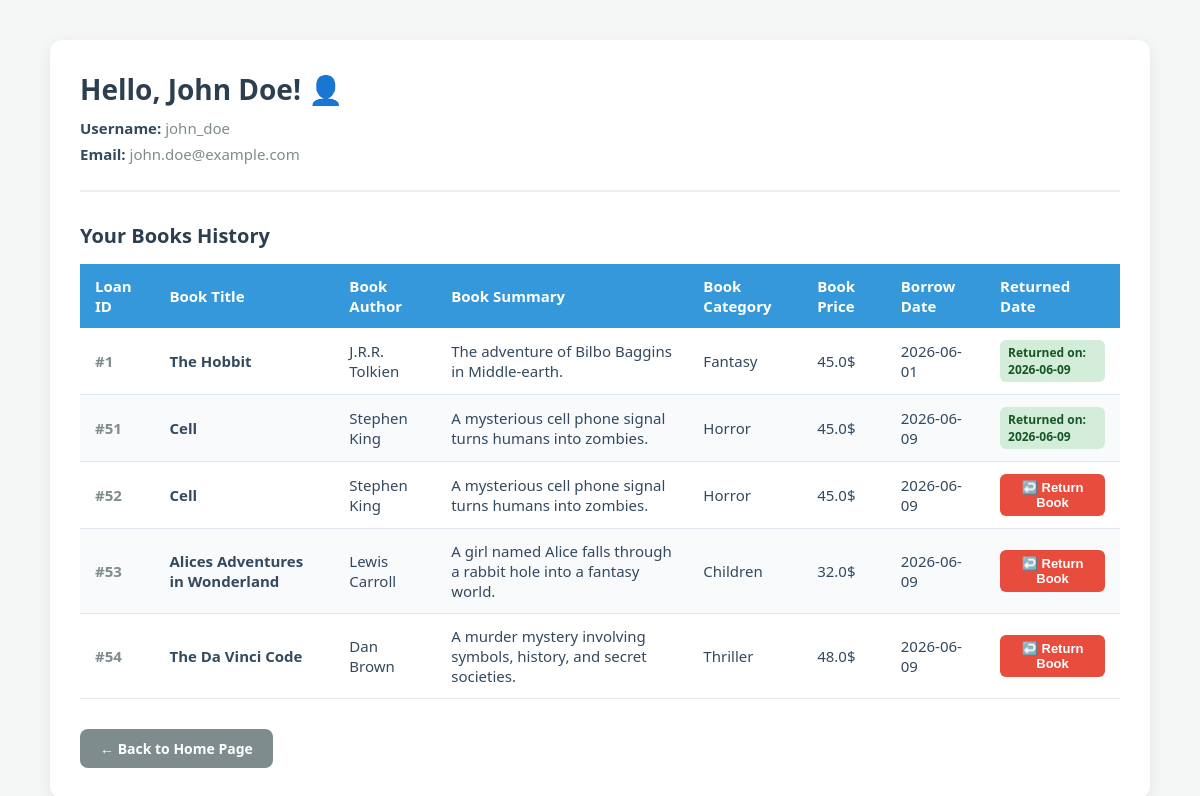
Screenshot of /profile (signed in) with the database file from the repository.
### tables this page shows
CREATE TABLE Users (
    id_user INTEGER PRIMARY KEY,
    username TEXT UNIQUE NOT NULL,
    email TEXT UNIQUE NOT NULL,
    password TEXT NOT NULL, 
    full_name TEXT NOT NULL
);

CREATE TABLE Loans (
    id INTEGER PRIMARY KEY,
    id_user INTEGER NOT NULL,
    book_id INTEGER NOT NULL,
    borrow_date TEXT NOT NULL,       
    return_due_date TEXT NOT NULL,   
    actual_return_date TEXT,         
    FOREIGN KEY (id_user) REFERENCES Users(id_user),
    FOREIGN KEY (book_id) REFERENCES Books(id)
);

CREATE TABLE Books (
    id INTEGER PRIMARY KEY,
    title TEXT NOT NULL,
    author TEXT NOT NULL,
    summary TEXT,
    category TEXT,
    price REAL,
    rating REAL
);

### routers/users.py (the view)
@router.get("/profile")
def get_profile(request:Request):
    user_id = request.cookies.get("id_user")
    if user_id is None:
        return RedirectResponse(url="/", status_code=303)
    conn = sqlite3.connect("library.db")
    cursor = conn.cursor()
    cursor.execute(""" select full_name, username, email
                        from Users
                        where id_user = ?
                        """, (user_id,))
    user = cursor.fetchone()
    if user is None:
        return templates.TemplateResponse(request, "index.html", {"Message": "User not found"})
    cursor.execute(""" select l.id,
                              b.title,
                              b.author,
                              b.summary,
                              b.category,
                              b.price,
                              l.borrow_date,
                              l.actual_return_date
                        from Loans as l
                        inner join Books as b
                        on b.id = l.book_id
                        where l.id_user = ? """ ,(user_id,))
    books = cursor.fetchall()
    conn.close()
    return templates.TemplateResponse(request, "profile.html" ,
                                      {
                                        "full_name": user[0],
                                         "username": user[1],
                                          "email" : user[2],
                                           "books": books })

### templates/profile.html (shortened to what this page needs)
<!DOCTYPE html>
<html>
<head>
</head>
<body>
    <div class="profile-container">
        <div class="user-info">
            <h1>Hello, {{full_name}}! 👤</h1>
            <p><strong>Username:</strong> {{username}}</p>
            <p><strong>Email:</strong> {{email}}</p>
        </div>
        <h2>Your Books History</h2>
        {% if books %}
        <table>
            <thead>
                <tr>
                    <th>Loan ID</th>
                    <th>Book Title</th>
                    <th>Book Author</th>
                    <th>Book Summary</th>
                    <th>Book Category</th>
                    <th>Book Price</th>
                    <th>Borrow Date</th>
                    <th>Returned Date</th>
                </tr>
            </thead>
            <tbody>
                {% for book in books %}
                <tr>
                    <td><span style="color: #7f8c8d; font-weight: bold;">#{{book[0]}}</span></td>
                    <td><strong>{{book[1]}}</strong></td>
                    <td>{{book[2]}}</td>
                    <td>{{book[3]}}</td>
                    <td>{{book[4]}}</td>
                    <td>{{book[5]}}$</td>
                    <td>{{book[6]}}</td>
                    <td>
                        {% if book[7] %}
                            <span class="status-tag status-returned">Returned on: {{book[7]}}</span>
                        {% else %}
                            <form action="/loans/return-confirm" method="POST" class="return-form">
                                <button type="submit" class="return-btn">↩️ Return Book</button>
                            </form>
                        {% endif %}
                    </td>
                </tr>
                {% endfor %}
            </tbody>
        </table>
        {% else %}
            <p class="no-history">No book history found for this account yet.</p>
        {% endif %}
        <a href="/" class="back-btn">← Back to Home Page</a>
    </div>
</body>
</html>

### templates/profile.html (style rules this page uses)
body { font-family: 'Segoe UI', Tahoma, Geneva, Verdana, sans-serif; background-color: #f4f7f6; margin: 0; padding: 40px 20px; color: #2c3e50; display: flex; flex-direction: column; align-items: center; }
.profile-container { background-color: white; padding: 30px; border-radius: 12px; box-shadow: 0 4px 15px rgba(0, 0, 0, 0.08); max-width: 1100px; width: 100%; box-sizing: border-box; }
.user-info { border-bottom: 2px solid #ecf0f1; padding-bottom: 20px; margin-bottom: 30px; }
.user-info h1 { margin: 0 0 10px 0; color: #2c3e50; font-size: 28px; }
.user-info p { margin: 6px 0; color: #7f8c8d; font-size: 15px; }
.user-info strong { color: #34495e; }
h2 { color: #2c3e50; font-size: 20px; margin-bottom: 15px; }
table { width: 100%; border-collapse: collapse; margin-top: 10px; font-size: 15px; text-align: left; }
th { background-color: #3498db; color: white; padding: 12px 15px; font-weight: 600; }
td { padding: 12px 15px; border-bottom: 1px solid #e2e8f0; color: #34495e; vertical-align: middle; }
tr:nth-child(even) { background-color: #f8fafc; }
.status-tag { padding: 4px 8px; border-radius: 6px; font-size: 12px; font-weight: bold; display: inline-block; }
.status-returned { background-color: #d4edda; color: #155724; }
.return-btn { background-color: #e74c3c; color: white; border: none; padding: 6px 12px; font-size: 13px; font-weight: bold; border-radius: 6px; cursor: pointer; transition: background-color 0.2s ease, transform 0.1s ease; }
.return-form { margin: 0; padding: 0; display: inline; }
.back-btn { display: inline-block; margin-top: 30px; background-color: #7f8c8d; color: white; text-decoration: none; padding: 10px 20px; border-radius: 8px; font-weight: bold; font-size: 14px; transition: background-color 0.3s ease; }

### rows the page displays
Users: full_name "John Doe", username "john_doe", email "john.doe@example.com"
Loans: id "1", title "The Hobbit", author "J.R.R. Tolkien", summary "The adventure of Bilbo Baggins in Middle-earth.", category "Fantasy", price "45.0", borrow_date "2026-06-01", actual_return_date "2026-06-09"
Loans: id "51", title "Cell", author "Stephen King", summary "A mysterious cell phone signal turns humans into zombies.", category "Horror", price "45.0", borrow_date "2026-06-09", actual_return_date "2026-06-09"
Loans: id "52", title "Cell", author "Stephen King", summary "A mysterious cell phone signal turns humans into zombies.", category "Horror", price "45.0", borrow_date "2026-06-09"
Loans: id "53", title "Alices Adventures in Wonderland", author "Lewis Carroll", summary "A girl named Alice falls through a rabbit hole into a fantasy world.", category "Children", price "32.0", borrow_date "2026-06-09"
Loans: id "54", title "The Da Vinci Code", author "Dan Brown", summary "A murder mystery involving symbols, history, and secret societies.", category "Thriller", price "48.0", borrow_date "2026-06-09"
